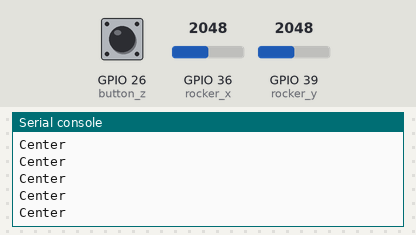
A program run on a simulated ESP32 board running MicroPython. Parts: the last lines printed to the serial console. The test bench sets the inputs (shaded band); at power-on: GPIO 36 (rocker_x) = 2048, GPIO 26 (button_z) HIGH, GPIO 39 (rocker_y) = 2048 (analog values on the 0–4095 scale).

Above: at 1.2 s.
1.3 s: GPIO 36 (rocker_x) set to 3040
At 1.56 s:
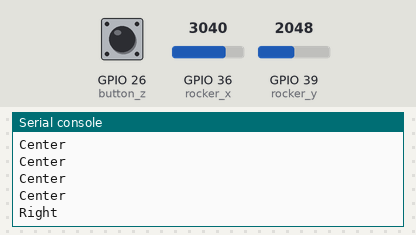
2.9 s: GPIO 26 (button_z) pulled LOW for 0.25 s
At 3.16 s:
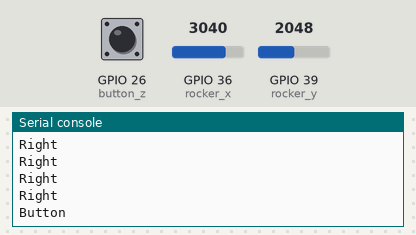
4.6 s: GPIO 36 (rocker_x) set to 960
At 4.76 s:
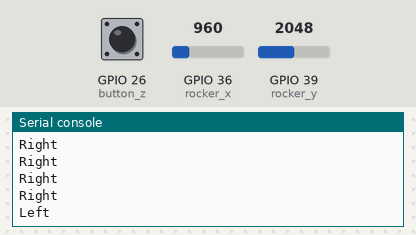

The program:

step2_direction.py
```python
from machine import Pin, ADC
import time

rocker_x = ADC(Pin(36))
rocker_y = ADC(Pin(39))
rocker_x.atten(ADC.ATTN_11DB)
rocker_y.atten(ADC.ATTN_11DB)
button_z = Pin(26, Pin.IN, Pin.PULL_UP)

while True:
    x = rocker_x.read()  # 가운데 값에서 많이 벗어나야 방향으로 봐요
    y = rocker_y.read()
    if button_z.value() == 0:
        print("Button")
    elif x < 1000:
        print("Left")
    elif x > 3000:
        print("Right")
    elif y < 1000:
        print("Up")
    elif y > 3000:
        print("Down")
    else:
        print("Center")
    time.sleep(0.2)
```

Measured:
- after the input at 1.3 s, the serial console: prints a new line after 0.10 s (image 1)
- after the input at 2.9 s, the serial console: prints a new line after 0.10 s (image 2)
- after the input at 4.6 s, the serial console: prints a new line at once (image 3)
